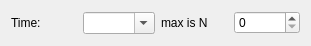
<?xml version="1.0" encoding="UTF-8"?>
<ui version="4.0">
 <class>igwAnimationTimeWidget</class>
 <widget class="QWidget" name="igwAnimationTimeWidget">
  <property name="geometry">
   <rect>
    <x>0</x>
    <y>0</y>
    <width>311</width>
    <height>46</height>
   </rect>
  </property>
  <property name="windowTitle">
   <string>Form</string>
  </property>
  <layout class="QHBoxLayout" name="horizontalLayout">
   <item>
    <widget class="QLabel" name="timeLabel">
     <property name="text">
      <string>Time:</string>
     </property>
    </widget>
   </item>
   <item>
    <widget class="QComboBox" name="timeValueComboBox">
     <property name="editable">
      <bool>true</bool>
     </property>
     <property name="sizeAdjustPolicy">
      <enum>QComboBox::AdjustToContents</enum>
     </property>
    </widget>
   </item>
   <item>
    <widget class="QLabel" name="timestepCountLabel">
     <property name="text">
      <string>max is N</string>
     </property>
    </widget>
   </item>
   <item>
    <widget class="QSpinBox" name="timestepValue">
     <property name="enabled">
      <bool>true</bool>
     </property>
     <property name="maximum">
      <number>10000</number>
     </property>
    </widget>
   </item>
  </layout>
 </widget>
 <resources/>
 <connections/>
</ui>
